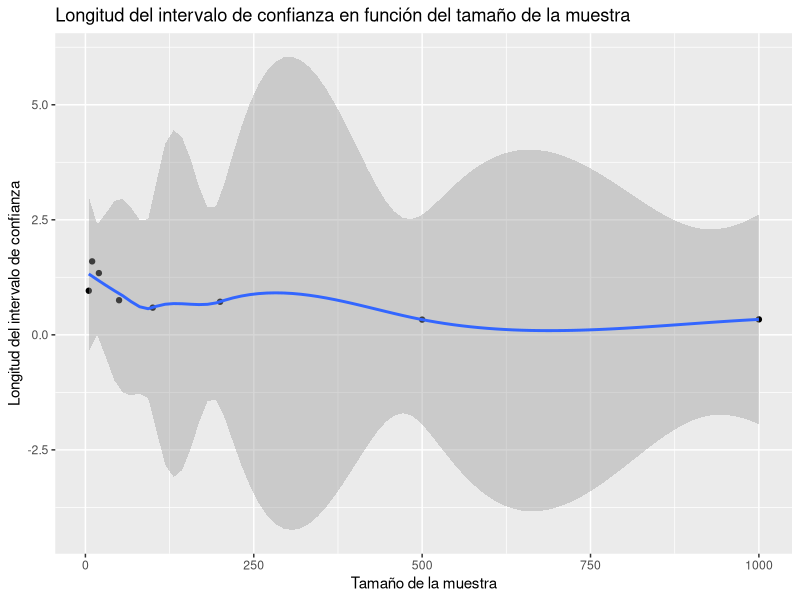
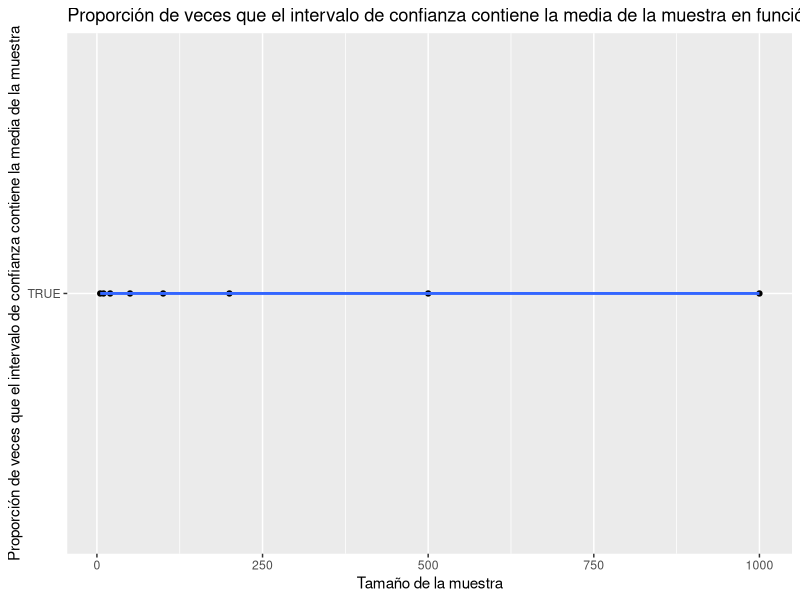

R code for these plots, in order:
## ---- chunk 1
# Definir los parámetros de la distribución
mu <- 0    # media
sigma <- 1 # desviación estándar

# Definir los tamaños de muestra
tamanos_de_muestra <- c(5, 10, 20, 50, 100, 200, 500,1000)

# Crear una lista para almacenar las muestras
muestras <- list()
set.seed(420)
for (n in tamanos_de_muestra) {
  # Generar una muestra de la distribución normal
  muestra_normal <- rnorm(n, mean = mu, sd = sigma)
  
  # Transformar la muestra normal a una muestra exponencial
  muestra_exponencial <- exp(muestra_normal)
  
  # Almacenar la muestra en la lista
  muestras[[paste0("N_", n)]] <- muestra_exponencial
} # fin del for


## ---- chunk 2
head(muestras)
## ---- chunk 3
# Crear una lista para almacenar los intervalos de confianza
intervalos_de_confianza <- list()

# Calcular los intervalos de confianza para cada muestra
for (i in 1:length(muestras)) {
  # Extraer la muestra
  muestra <- muestras[[i]] # extraer la muestra de la lista con todas las muestras
  
  # Realizar una prueba t de una muestra
  prueba_t <- t.test(muestra)
  
  # Extraer el intervalo de confianza de los resultados de la prueba t
  intervalo_de_confianza <- prueba_t$conf.int
  
  # Almacenar el intervalo de confianza en la lista
  intervalos_de_confianza[[names(muestras)[i]]] <- intervalo_de_confianza
}

## ---- chunk 4
head(intervalos_de_confianza)

## ---- chunk 5

library(boot)
#help(boot)
# Crear una lista para almacenar los intervalos de confianza usando bootstrap
intervalos_de_confianza_bootstrap <- list()

# Definir una función para calcular la media
media <- function(data, indices) {
  return(mean(data[indices]))
}

# Calcular los intervalos de confianza bootstrap para cada muestra
for (i in 1:length(muestras)) {
  # Extraer la muestra
  muestra <- muestras[[i]]
  
  # Aqui se realiza el boostrap con la media respectiva de cada muestra un total de R= 1000  (repeticiones)
  resultados_bootstrap <- boot(data = muestra, statistic = media, R = 1000)
  
  # Calcular el intervalo de confianza bootstrap con boot.cu
#help(boot.ci)
  intervalo_de_confianza_bootstrap <- boot.ci(resultados_bootstrap, type = "bca")
  
  # Almacenar el intervalo de confianza bootstrap en la lista
  intervalos_de_confianza_bootstrap[[names(muestras)[i]]] <- intervalo_de_confianza_bootstrap
}




## ---- chunk 6
head(intervalos_de_confianza_bootstrap)
## ---- chunk 7
# Crear una lista para almacenar las veces que el intervalo de confianza bootstrap contiene la media de la muestra
contiene_media_muestra <- list()

# Calcular la longitud de los intervalos de confianza y verificar si contienen la media de la muestra
for (i in 1:length(intervalos_de_confianza_bootstrap)) {
  # Extraer el intervalo de confianza
  intervalo_de_confianza <- intervalos_de_confianza_bootstrap[[i]]$bca[4:5]
  # En [4:5] es donde se guarda el limite inferior y superior
  # Calcular la media de la muestra
  media_muestra <- mean(muestras[[i]])
  
  # Verificar si el intervalo de confianza contiene la media de la muestra
  contiene <- media_muestra >= intervalo_de_confianza[1] & media_muestra <= intervalo_de_confianza[2]
  
  # Almacenar si contiene la media de la muestra en la lista
  contiene_media_muestra[[names(intervalos_de_confianza_bootstrap)[i]]] <- contiene
}

## ---- chunk 8
head(contiene_media_muestra)
## ---- chunk 9
# Crear una lista para almacenar las longitudes de los intervalos de confianza
longitudes <- list()

# Calcular la longitud de los intervalos de confianza para cada muestra
for (i in 1:length(intervalos_de_confianza_bootstrap)) {
  # Extraer el intervalo de confianza
  intervalo_de_confianza <- intervalos_de_confianza_bootstrap[[i]]$bca[4:5]
  
  # Calcular la longitud del intervalo de confianza
  longitud <- diff(intervalo_de_confianza)
  
  # Almacenar la longitud en la lista
  longitudes[[names(intervalos_de_confianza_bootstrap)[i]]] <- longitud
}


## ---- chunk 10
# Cargar la librería necesaria
library(ggplot2)

# Convertir las listas a data frames para su uso con ggplot2
df_longitudes <- data.frame(Tamaño = as.numeric(gsub("N_", "", names(longitudes))), Longitud = unlist(longitudes))
df_contiene_media <- data.frame(Tamaño = as.numeric(gsub("N_", "", names(contiene_media_muestra))), ContieneMedia = unlist(contiene_media_muestra))

# Crear un gráfico de la longitud de los intervalos de confianza en función del tamaño de la muestra
ggplot(df_longitudes, aes(x = Tamaño, y = Longitud)) +
  geom_point() +
  geom_smooth(method = "loess") +
  labs(x = "Tamaño de la muestra", y = "Longitud del intervalo de confianza", title = "Longitud del intervalo de confianza en función del tamaño de la muestra")

# Crear un gráfico de la proporción de veces que los intervalos de confianza contienen la media de la muestra en función del tamaño de la muestra
ggplot(df_contiene_media, aes(x = Tamaño, y = ContieneMedia)) +
  geom_point() +
  geom_smooth(method = "loess") +
  labs(x = "Tamaño de la muestra", y = "Proporción de veces que el intervalo de confianza contiene la media de la muestra", title = "Proporción de veces que el intervalo de confianza contiene la media de la muestra en función del tamaño de la muestra")


